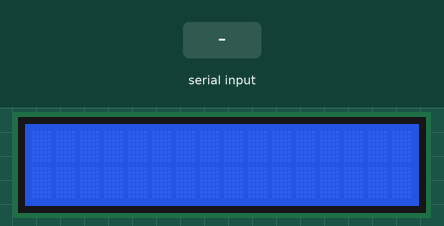
Recording of a sketch running on a simulated Arduino Uno, built with avr-gcc and run on an emulated ATmega328P. Parts: 16×2 character LCD. The inputs (shaded band) are chosen by the test bench. What the sketch prints to the serial monitor is not drawn.

Above: at 1.2 s.
1.3 s: "1" received over Serial
At 1.6 s:
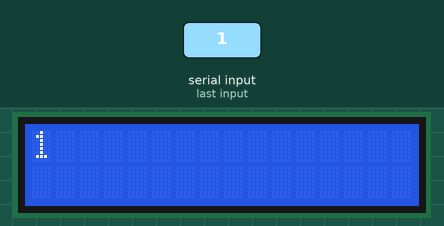
2.8 s: "0" received over Serial
At 4.0 s:
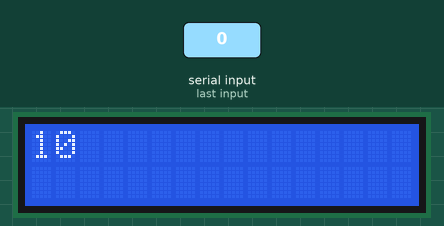
4.3 s: "2" received over Serial
At 5.1 s:
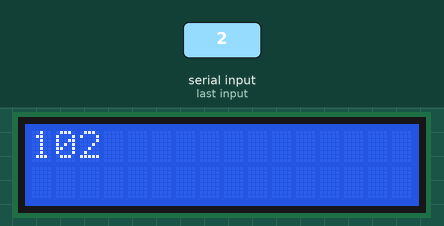
Timing chart, 0 to 7.3 s (numbered marks = the images above; inputs shaded):
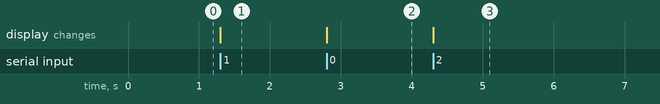

The sketch:

arduino_code.ino
```cpp
#include <LiquidCrystal.h>

/* Initializarea LCD-ului cu pinii corespunzatori conectati la microcontroller */
const int rs = 12, en = 11, d4 = 5, d5 = 4, d6 = 3, d7 = 2;
LiquidCrystal lcd(rs, en, d4, d5, d6, d7);

int charactersDisplayed = 0; /* folosita ulterior pentru a determina cate caractere sunt afisate */
bool firstRowCompleted = false; /* folosita pentru a determina pe al catalea rand se scrie */

void setup()
{
  /* LCD 16x2 */
  lcd.begin(16, 2);
  /* Terminal */
  Serial.begin(9600);
}

void loop()
{
  while (Serial.available() == 0)
  {
    /* permite programului sa astepte date de la terminal */
  }

  String data = "";
  while (Serial.available() > 0)
  {
    /* Daca sunt date disponibile, umple buffer-ul data */
    char receivedChar = Serial.read();
    data += receivedChar;
  }

  if (charactersDisplayed + data.length() > 16)
  {
    /* Primul rand este plin, va incepe pe al doilea */
    if (false == firstRowCompleted)
    {
      firstRowCompleted = true;
      lcd.setCursor(0, 1);
    }

    /* Al doilea rand este plin, va reseta tot */
    if (charactersDisplayed + data.length() > 32)
    {
      lcd.clear();
      charactersDisplayed = 0;
      firstRowCompleted = false;
    }
  }

  lcd.print(data);
  Serial.print(data);

  /* Actualizeaza nr total de caractere afisate */
  charactersDisplayed += data.length();
}
```

Measured:
- after the input at 1.3 s, the display: changes at once (image 1)
- after the input at 2.8 s, the display: changes at once (image 2)
- after the input at 4.3 s, the display: changes at once (image 3)
